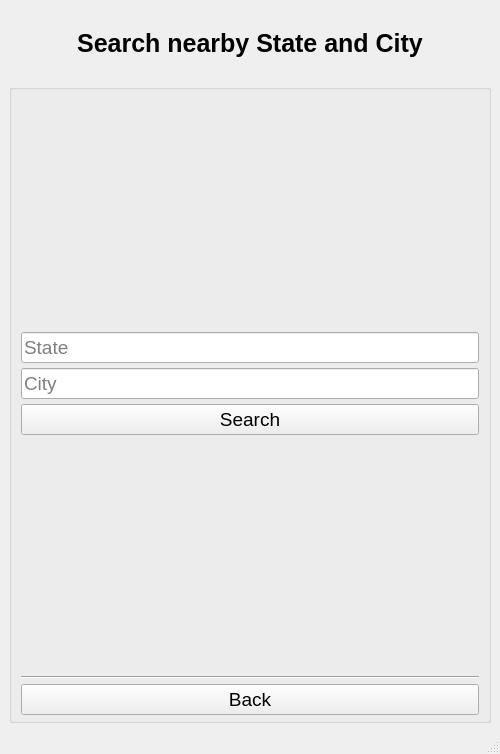
<?xml version="1.0" encoding="UTF-8"?>
<ui version="4.0">
 <class>MainWindow</class>
 <widget class="QMainWindow" name="MainWindow">
  <property name="geometry">
   <rect>
    <x>0</x>
    <y>0</y>
    <width>500</width>
    <height>754</height>
   </rect>
  </property>
  <property name="windowTitle">
   <string>MainWindow</string>
  </property>
  <widget class="QWidget" name="centralwidget">
   <property name="minimumSize">
    <size>
     <width>500</width>
     <height>700</height>
    </size>
   </property>
   <property name="maximumSize">
    <size>
     <width>16777215</width>
     <height>16777215</height>
    </size>
   </property>
   <layout class="QVBoxLayout" name="verticalLayout_2" stretch="0,0,0,1">
    <item>
     <spacer name="horizontalSpacer_2">
      <property name="orientation">
       <enum>Qt::Orientation::Horizontal</enum>
      </property>
      <property name="sizeHint" stdset="0">
       <size>
        <width>40</width>
        <height>20</height>
       </size>
      </property>
     </spacer>
    </item>
    <item>
     <widget class="QLabel" name="label">
      <property name="font">
       <font>
        <pointsize>19</pointsize>
        <bold>true</bold>
       </font>
      </property>
      <property name="text">
       <string>Search nearby State and City</string>
      </property>
      <property name="textFormat">
       <enum>Qt::TextFormat::AutoText</enum>
      </property>
      <property name="scaledContents">
       <bool>false</bool>
      </property>
      <property name="alignment">
       <set>Qt::AlignmentFlag::AlignCenter</set>
      </property>
     </widget>
    </item>
    <item>
     <spacer name="horizontalSpacer">
      <property name="orientation">
       <enum>Qt::Orientation::Horizontal</enum>
      </property>
      <property name="sizeHint" stdset="0">
       <size>
        <width>40</width>
        <height>20</height>
       </size>
      </property>
     </spacer>
    </item>
    <item>
     <widget class="QGroupBox" name="groupBox">
      <property name="font">
       <font>
        <pointsize>14</pointsize>
       </font>
      </property>
      <property name="title">
       <string/>
      </property>
      <property name="alignment">
       <set>Qt::AlignmentFlag::AlignCenter</set>
      </property>
      <property name="checkable">
       <bool>false</bool>
      </property>
      <property name="checked">
       <bool>false</bool>
      </property>
      <layout class="QVBoxLayout" name="verticalLayout" stretch="0,0,0,0,0,0,0">
       <property name="spacing">
        <number>5</number>
       </property>
       <property name="sizeConstraint">
        <enum>QLayout::SizeConstraint::SetDefaultConstraint</enum>
       </property>
       <property name="topMargin">
        <number>5</number>
       </property>
       <property name="bottomMargin">
        <number>5</number>
       </property>
       <item>
        <spacer name="verticalSpacer">
         <property name="orientation">
          <enum>Qt::Orientation::Vertical</enum>
         </property>
         <property name="sizeHint" stdset="0">
          <size>
           <width>20</width>
           <height>40</height>
          </size>
         </property>
        </spacer>
       </item>
       <item>
        <widget class="QLineEdit" name="state_input">
         <property name="placeholderText">
          <string>State</string>
         </property>
        </widget>
       </item>
       <item>
        <widget class="QLineEdit" name="city_input">
         <property name="placeholderText">
          <string>City</string>
         </property>
        </widget>
       </item>
       <item>
        <widget class="QPushButton" name="search_button">
         <property name="text">
          <string>Search</string>
         </property>
        </widget>
       </item>
       <item>
        <spacer name="verticalSpacer_2">
         <property name="orientation">
          <enum>Qt::Orientation::Vertical</enum>
         </property>
         <property name="sizeHint" stdset="0">
          <size>
           <width>20</width>
           <height>40</height>
          </size>
         </property>
        </spacer>
       </item>
       <item>
        <widget class="Line" name="line">
         <property name="orientation">
          <enum>Qt::Orientation::Horizontal</enum>
         </property>
        </widget>
       </item>
       <item>
        <widget class="QPushButton" name="back_button">
         <property name="text">
          <string>Back</string>
         </property>
         <property name="autoExclusive">
          <bool>false</bool>
         </property>
        </widget>
       </item>
      </layout>
     </widget>
    </item>
   </layout>
  </widget>
  <widget class="QMenuBar" name="menubar">
   <property name="geometry">
    <rect>
     <x>0</x>
     <y>0</y>
     <width>500</width>
     <height>33</height>
    </rect>
   </property>
  </widget>
  <widget class="QStatusBar" name="statusbar"/>
 </widget>
 <resources/>
 <connections/>
</ui>
